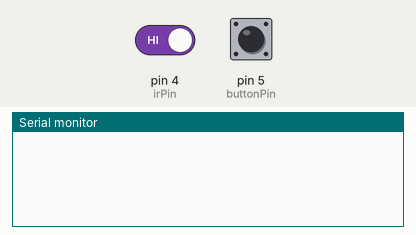
The sketch below on a simulated Arduino Uno, built with avr-gcc and run on an emulated ATmega328P. Parts: the last lines printed to the serial monitor. The inputs (shaded band) are chosen by the test bench; at power-on: pin 4 (irPin) HIGH, pin 5 (buttonPin) LOW.

Above: at 1.2 s.
1.3 s: pin 4 (irPin) driven LOW
At 2.1 s:
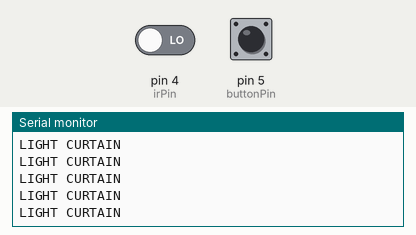
3.2 s: pin 5 (buttonPin) pulled HIGH for 0.15 s
4.8 s: pin 5 (buttonPin) pulled HIGH for 1 s
8.8 s: pin 5 (buttonPin) pulled HIGH for 0.15 s
11.9 s: pin 5 (buttonPin) pulled HIGH for 1 s
At 12.9 s:
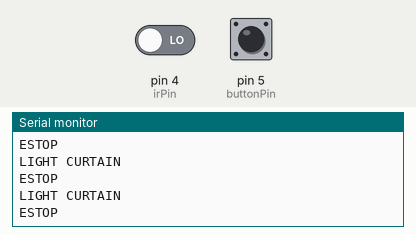

Measured:
- after the input at 1.3 s, the serial monitor: prints a new line at once (image 1)

The sketch:

LA2_ArduinoPart.ino
```cpp
int buttonPin = 5;
int irPin = 4;

int buttonState;
int irState;

void setup() {
  Serial.begin(9600);  // Start serial communication at 9600 baud
  pinMode(buttonPin, INPUT);
  pinMode(irPin, INPUT);
}

void loop() {
  buttonState = digitalRead(buttonPin);
  irState = digitalRead(irPin);

  if (buttonState == HIGH) {
    Serial.println("ESTOP");
  }

  if (irState == LOW) {
    Serial.println("LIGHT CURTAIN");
  }
}
```
